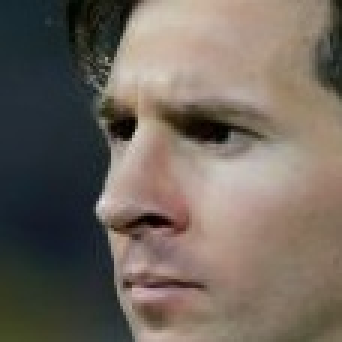
#> input picture test_image/01.jpg, 114 x 114 px, given in place of the camera (shown 3 times larger)
$ python crop_image_webcam.py
#> lines starting #> are read from the running program, lines starting #| are printed output that depends on the picture; after the words box and inside, x2 and y2 are one past the last pixel; in counts of white or black regions, pixels touching at a corner belong together
import cv2
import sys
import os

# 카메라 번호
# /dev/video0 = 0
# 이곳에 동영상 파일명의 위치를 넣어주면 동영상 재생으로 동작함
CAM_ID = 0

# 폰트 등록
font = cv2.FONT_HERSHEY_SIMPLEX

# 추적기능 상태
# 얼굴 인식
TRACKING_STATE_CHECK = 0
# 얼굴인식 위치를 기반으로 추적 기능 초기화
TRACKING_STATE_INIT = 1
# 추적 동작
TRACKING_STATE_ON = 2


def crop_image(p1, p2, frame):
    name_count = '1'.rjust(4, '0')

    if len(os.listdir('../captured_images/')) is not 0:
        last_file = os.listdir('../captured_images/')[-1]
        last_num = last_file.split('.')[0]
        name_count = str(int(last_num) + 1).rjust(4, '0')

    cv2.imwrite('../captured_images/' + name_count + '.jpg',
                frame[p1[1]:p2[1], p1[0]:p2[0]], params=[cv2.IMWRITE_JPEG_QUALITY, 100])


if __name__ == '__main__':

    # 카메라 열기
    video = cv2.VideoCapture(CAM_ID)
    video.set(cv2.CAP_PROP_FRAME_WIDTH, 1024)
    video.set(cv2.CAP_PROP_FRAME_HEIGHT, 768)

    # 카메라가 정상적으로 열리지 않았다면 프로그램 종료
    if not video.isOpened():
        print("Could not open video")
        sys.exit()

    # 얼굴인식 함수 생성
    face_cascade = cv2.CascadeClassifier()
    # 얼굴인식용 haar 불러오기
    face_cascade.load('./cascade_classifier/haarcascade_frontalface_default.xml')

    # 추적 상태 저장용 변수
    TrackingState = 0
    # 추적 영역 저장용 변수
    TrackingROI = (0, 0, 0, 0)

    frame_count = 0
    p1_temp = [0, 0]

    # 프로그램 시작
    while True:
        # 카메라에서 1 frame 읽어오기
        ok, frame = video.read()
#> frame is the input picture: shape (114, 114, 3); mean B, G, R 93.5, 102.6, 112.3
        # 영상이 없다면 프로그램 종료를 위해 while 문 빠져나옴
        if not ok:
            break

        # 추적 상태가 얼굴 인식이면 얼굴 인식 기능 동작
        # 처음에 무조건 여기부터 들어옴
        if TrackingState is TRACKING_STATE_CHECK:
            # 흑백 변경
            gray_frame = cv2.cvtColor(frame, cv2.COLOR_BGR2GRAY)
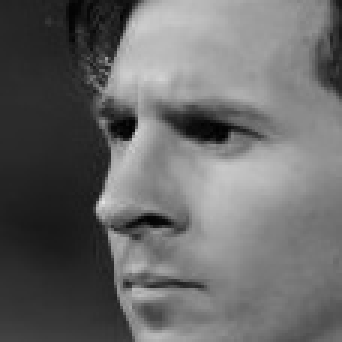
#> gray_frame: shape (114, 114) (shown 3 times larger); min 1, max 226, mean 104.5
            # 히스토그램 평활화(재분할)
            gray_frame = cv2.equalizeHist(gray_frame)
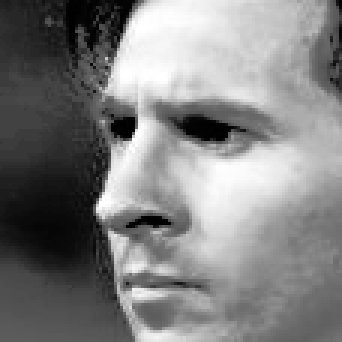
#> gray_frame: shape (114, 114) (shown 3 times larger); min 0, max 255, mean 128.5
            # 얼굴 인식
            faces = face_cascade.detectMultiScale(gray_frame, 1.1, 5, 0, (30, 30))
#> faces = [[10, 10, 87, 87]]

            # 얼굴이 1개라도 잡혔다면
            if len(faces) > 0:
                # 얼굴 인식된 위치 및 크기 얻기
                x, y, w, h = faces[0]
#> x = 10; y = 10; w = 87; h = 87
                # 인식된 위치및 크기를 TrackingROI에 저장
                TrackingROI = (x, y, w, h)
#> TrackingROI = (10, 10, 87, 87)
                # 인식된 얼굴 표시 순식간에 지나가서 거의 볼수 없음(녹색)
                cv2.rectangle(frame, (x, y), (x + w, y + h), (0, 255, 0), 3, 4, 0)
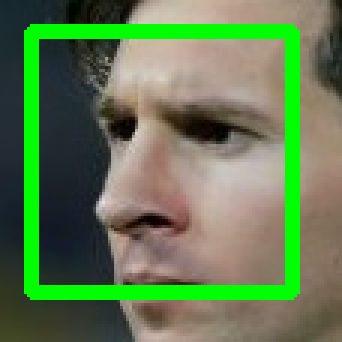
#> frame: shape (114, 114, 3) (shown 3 times larger); 13.3% of pixels changed, all inside (x1, y1, x2, y2) = (8, 8, 100, 100)
                # 추적 상태를 추적 초기화로 변경
                TrackingState = TRACKING_STATE_INIT

        # 추적 초기화
        elif TrackingState is TRACKING_STATE_INIT:
            tracker = cv2.TrackerKCF_create()
            # 추적 함수 초기화
            # 얼굴인식으로 가져온 위치와 크기를 함께 넣어준다.
            ok = tracker.init(frame, TrackingROI)
            if ok:
                # 성공하였다면 추적 동작상태로 변경
                TrackingState = TRACKING_STATE_ON
                # print('tracking init succeeded')
            else:
                # 실패하였다면 얼굴 인식상태로 다시 돌아감
                TrackingState = TRACKING_STATE_CHECK
                print('tracking init failed')

        # 추적 동작
        elif TrackingState is TRACKING_STATE_ON:
            # 추적
            ok, TrackingROI = tracker.update(frame)
            if ok:

                # 추적 성공했다면
                p1 = (int(TrackingROI[0]), int(TrackingROI[1]))
                p2 = (int(TrackingROI[0] + TrackingROI[2]), int(TrackingROI[1] + TrackingROI[3]))
                # 화면에 박스로 표시 (파랑)
                cv2.rectangle(frame, p1, p2, (255, 0, 0), 2, 1)
                cv2.putText(frame, 'Detected Face', (p1[0] - 5, p1[1] - 5), font, 0.9, (255, 255, 0), 2)

                frame_count += 1

                if frame_count is 10:
                    if p1_temp[0] is 0:
                        p1_temp[0] = p1[0]
                        p1_temp[1] = p1[1]
                        frame_count = 0
                    elif abs(p1[0] - p1_temp[0]) == 0:
                        print('Tracking failed')
                        p1_temp = [0, 0]
                        TrackingROI = (0, 0, 0, 0)
                        tracker = None
                        frame_count = 0
                        TrackingState = TRACKING_STATE_CHECK
                    else:
                        p1_temp[0] = p1[0]
                        p1_temp[1] = p1[1]
                        crop_image(p1, p2, frame)
                        frame_count = 0
            else:
                print('Tracking failed')
                p1_temp = [0, 0]
                TrackingROI = (0, 0, 0, 0)
                tracker = None
                frame_count = 0
                TrackingState = TRACKING_STATE_CHECK

        # 추적된 박스가 있으면 같이 표시됨
        cv2.imshow("Tracking", frame)

        # ESC키를 누르면 break로 종료
        k = cv2.waitKey(1) & 0xff
#> (key Esc is pressed here)
        if k == 27:
            break

$ run again, on test_image/02.jpg
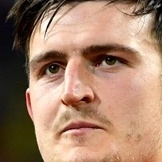
#> input picture test_image/02.jpg, 162 x 162 px, given in place of the camera
#> frame is the input picture: shape (162, 162, 3); mean B, G, R 107.2, 129.7, 164
#> `gray_frame = cv2.equalizeHist(gray_frame)`:
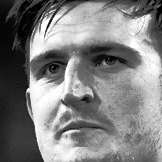
#> gray_frame: shape (162, 162); min 0, max 255, mean 128.2
#> faces = [[10, 12, 132, 132]]
#> x = 10; y = 12; w = 132
#> TrackingROI = (10, 12, 132, 132)
#> `cv2.rectangle(frame, (x, y), (x + w, y + h), (0, 255, 0), 3, 4, 0)`:
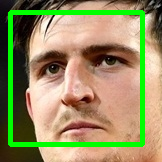
#> frame: shape (162, 162, 3); 10.01% of pixels changed, all inside (x1, y1, x2, y2) = (8, 10, 145, 147)

$ run again, on test_image/04.jpg
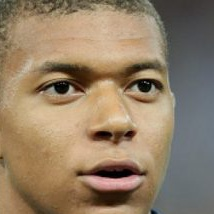
#> input picture test_image/04.jpg, 214 x 214 px, given in place of the camera
#> frame is the input picture: shape (214, 214, 3); mean B, G, R 102.4, 126.5, 146.3
#> `gray_frame = cv2.equalizeHist(gray_frame)`:
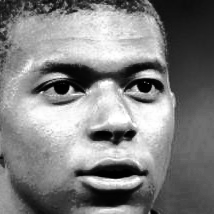
#> gray_frame: shape (214, 214); min 0, max 255, mean 128.4
#> faces = [[22, 15, 173, 173]]
#> x = 22; y = 15; w = 173
#> TrackingROI = (22, 15, 173, 173)
#> `cv2.rectangle(frame, (x, y), (x + w, y + h), (0, 255, 0), 3, 4, 0)`:
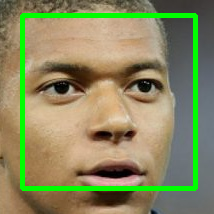
#> frame: shape (214, 214, 3); 7.53% of pixels changed, all inside (x1, y1, x2, y2) = (20, 13, 198, 191)

$ run again, on test_image/05.jpg
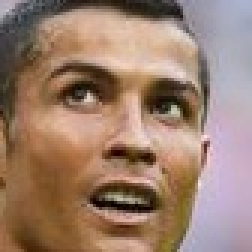
#> input picture test_image/05.jpg, 84 x 84 px, given in place of the camera (shown 3 times larger)
#> frame is the input picture: shape (84, 84, 3); mean B, G, R 110.3, 127.3, 156
#> `gray_frame = cv2.equalizeHist(gray_frame)`:
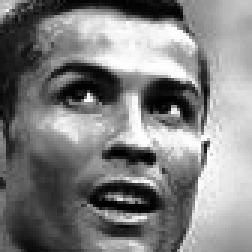
#> gray_frame: shape (84, 84) (shown 3 times larger); min 0, max 255, mean 128.3
#> faces = [[8, 7, 68, 68]]
#> x = 8; y = 7; w = 68
#> TrackingROI = (8, 7, 68, 68)
#> `cv2.rectangle(frame, (x, y), (x + w, y + h), (0, 255, 0), 3, 4, 0)`:
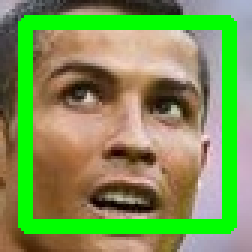
#> frame: shape (84, 84, 3) (shown 3 times larger); 19.1% of pixels changed, all inside (x1, y1, x2, y2) = (6, 5, 79, 78)
